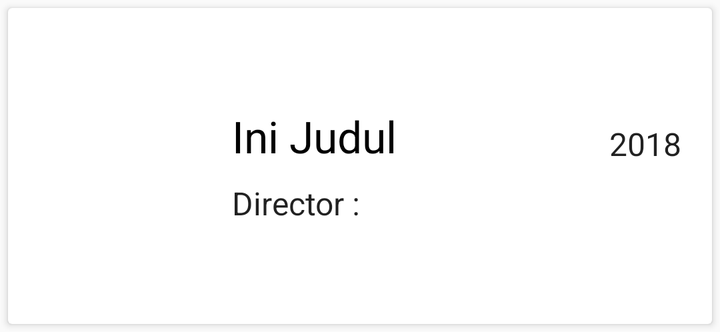
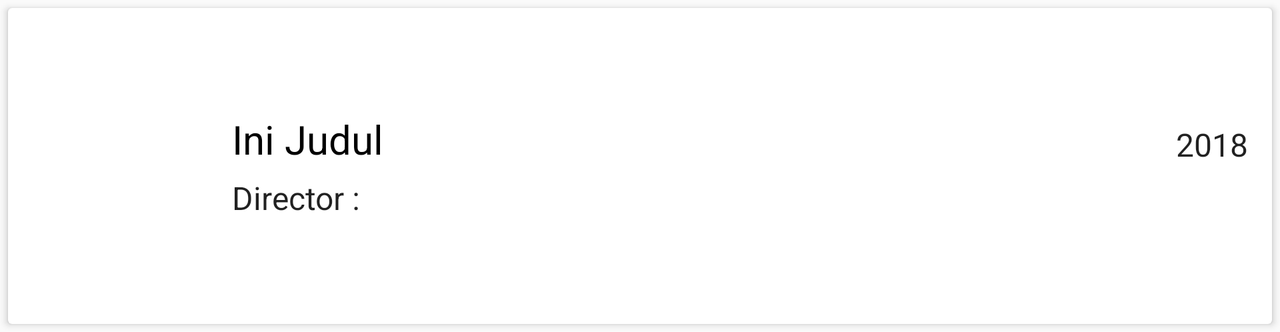

An Android layout and its configuration variant, each rendered on a device that would load it. The default file and the variant file are quoted in full after the pictures.
<!-- AndroidManifest.xml: application theme AppTheme -->
<!-- res/layout/movie_item.xml -->
<?xml version="1.0" encoding="utf-8"?>
<android.support.v7.widget.CardView xmlns:android="http://schemas.android.com/apk/res/android"
    xmlns:tools="http://schemas.android.com/tools"
    android:id="@+id/movie_cardview"
    android:layout_width="match_parent"
    android:layout_height="wrap_content"
    android:layout_margin="4dp">

    <RelativeLayout
        android:layout_width="match_parent"
        android:layout_height="wrap_content"
        android:layout_margin="4dp">

        <ImageView
            android:id="@+id/movie_image"
            android:layout_width="100dp"
            android:layout_height="150dp"
            android:padding="4dp" />

        <RelativeLayout
            android:layout_width="match_parent"
            android:layout_height="wrap_content"
            android:layout_centerVertical="true"
            android:layout_marginStart="8dp"
            android:layout_toEndOf="@id/movie_image">

            <LinearLayout
                android:id="@+id/title"
                android:layout_width="match_parent"
                android:layout_height="wrap_content"
                android:orientation="horizontal">

                <TextView
                    android:id="@+id/movie_title"
                    style="@style/Text.Title"
                    android:layout_width="0dp"
                    android:layout_height="wrap_content"
                    android:layout_weight="4"
                    tools:text="Ini Judul" />

                <TextView
                    android:id="@+id/movie_year"
                    style="@style/Text.Subtitle"
                    android:layout_width="0dp"
                    android:layout_height="wrap_content"
                    android:layout_gravity="bottom"
                    android:layout_weight="1"
                    tools:text="2018" />
            </LinearLayout>

            <TextView
                android:id="@+id/movie_director"
                style="@style/Text.Subtitle"
                android:layout_width="wrap_content"
                android:layout_height="wrap_content"
                android:layout_below="@id/title"
                android:layout_marginTop="8dp"
                tools:text="Director :" />
        </RelativeLayout>
    </RelativeLayout>
</android.support.v7.widget.CardView>
<!-- resources referenced by this layout -->
<resources>
  <style name="Text.Subtitle">
          <item name="android:textSize">16sp</item>
      </style>
  <style name="Text.Title">
          <item name="android:textColor">@color/black</item>
          <item name="android:textSize">22sp</item>
      </style>
  <style name="AppTheme" parent="Theme.AppCompat.Light.DarkActionBar">
          
          <item name="colorPrimary">@color/colorPrimary</item>
          <item name="colorPrimaryDark">@color/colorPrimaryDark</item>
          <item name="colorAccent">@color/colorAccent</item>
      </style>
  <color name="black">#000000</color>
  <color name="colorPrimary">#008577</color>
  <color name="colorPrimaryDark">#00574B</color>
  <color name="colorAccent">#D81B60</color>
</resources>
<!-- res/layout-land/movie_item.xml (the repository's variant of the layout above) -->
<!-- drawn on the phone turned sideways -->
<?xml version="1.0" encoding="utf-8"?>
<android.support.v7.widget.CardView xmlns:android="http://schemas.android.com/apk/res/android"
    xmlns:tools="http://schemas.android.com/tools"
    android:id="@+id/movie_cardview"
    android:layout_width="match_parent"
    android:layout_height="wrap_content"
    android:layout_margin="4dp">

    <RelativeLayout
        android:layout_width="match_parent"
        android:layout_height="wrap_content"
        android:layout_margin="4dp">

        <ImageView
            android:id="@+id/movie_image"
            android:layout_width="100dp"
            android:layout_height="150dp"
            android:layout_centerVertical="true"
            android:padding="4dp" />

        <RelativeLayout
            android:layout_width="match_parent"
            android:layout_height="wrap_content"
            android:layout_centerVertical="true"
            android:layout_marginStart="8dp"
            android:layout_marginEnd="8dp"
            android:layout_toEndOf="@id/movie_image">

            <LinearLayout
                android:id="@+id/title"
                android:layout_width="match_parent"
                android:layout_height="wrap_content"
                android:orientation="horizontal">

                <TextView
                    android:id="@+id/movie_title"
                    style="@style/Text.SmallTitle"
                    android:layout_width="0dp"
                    android:layout_height="wrap_content"
                    android:layout_weight="3"
                    tools:text="Ini Judul" />

                <TextView
                    android:id="@+id/movie_year"
                    style="@style/Text.Subtitle"
                    android:layout_width="0dp"
                    android:layout_height="match_parent"
                    android:layout_weight="1"
                    android:gravity="end|bottom"
                    tools:text="2018" />
            </LinearLayout>

            <TextView
                android:id="@+id/movie_rating"
                style="@style/Text.Subtitle"
                android:layout_width="wrap_content"
                android:layout_height="wrap_content"
                android:layout_below="@id/title"
                android:layout_marginTop="5dp"
                tools:text="Director :" />
        </RelativeLayout>
    </RelativeLayout>
</android.support.v7.widget.CardView>
<!-- resources referenced by the variant -->
<!-- as the phone turned sideways resolves them -->
<resources>
  <style name="Text.SmallTitle">
          <item name="android:textColor">@color/black</item>
          <item name="android:textSize">20sp</item>
      </style>
  <style name="Text.Subtitle">
          <item name="android:textSize">16sp</item>
      </style>
  <style name="AppTheme" parent="Theme.AppCompat.Light.DarkActionBar">
          
          <item name="colorPrimary">@color/colorPrimary</item>
          <item name="colorPrimaryDark">@color/colorPrimaryDark</item>
          <item name="colorAccent">@color/colorAccent</item>
      </style>
  <color name="black">#000000</color>
  <color name="colorPrimary">#008577</color>
  <color name="colorPrimaryDark">#00574B</color>
  <color name="colorAccent">#D81B60</color>
</resources>
